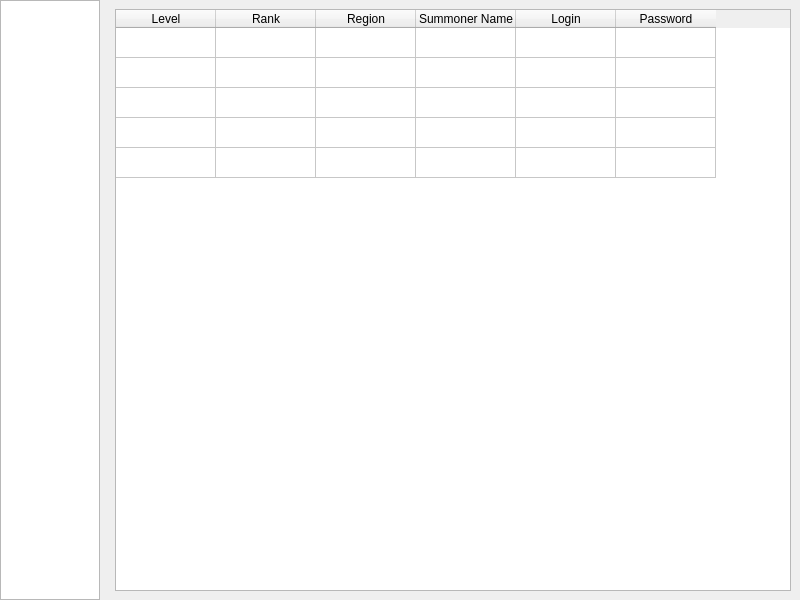
<?xml version="1.0" encoding="UTF-8"?>
<ui version="4.0">
 <class>MainWindow</class>
 <widget class="QMainWindow" name="MainWindow">
  <property name="geometry">
   <rect>
    <x>0</x>
    <y>0</y>
    <width>800</width>
    <height>600</height>
   </rect>
  </property>
  <property name="windowTitle">
   <string>Clave</string>
  </property>
  <widget class="QWidget" name="centralwidget">
   <layout class="QHBoxLayout" name="horizontalLayout_3">
    <property name="leftMargin">
     <number>0</number>
    </property>
    <property name="topMargin">
     <number>0</number>
    </property>
    <property name="rightMargin">
     <number>0</number>
    </property>
    <property name="bottomMargin">
     <number>0</number>
    </property>
    <item>
     <widget class="QListWidget" name="listWidget">
      <property name="sizePolicy">
       <sizepolicy hsizetype="Fixed" vsizetype="Minimum">
        <horstretch>0</horstretch>
        <verstretch>0</verstretch>
       </sizepolicy>
      </property>
      <property name="maximumSize">
       <size>
        <width>100</width>
        <height>16777215</height>
       </size>
      </property>
     </widget>
    </item>
    <item>
     <widget class="QWidget" name="widget" native="true">
      <layout class="QVBoxLayout" name="verticalLayout_2">
       <item>
        <widget class="QTableWidget" name="accountList">
         <property name="rowCount">
          <number>5</number>
         </property>
         <property name="columnCount">
          <number>6</number>
         </property>
         <attribute name="verticalHeaderVisible">
          <bool>false</bool>
         </attribute>
         <attribute name="verticalHeaderHighlightSections">
          <bool>false</bool>
         </attribute>
         <row/>
         <row/>
         <row/>
         <row/>
         <row/>
         <column>
          <property name="text">
           <string>Level</string>
          </property>
         </column>
         <column>
          <property name="text">
           <string>Rank</string>
          </property>
         </column>
         <column>
          <property name="text">
           <string>Region</string>
          </property>
         </column>
         <column>
          <property name="text">
           <string>Summoner Name</string>
          </property>
         </column>
         <column>
          <property name="text">
           <string>Login</string>
          </property>
         </column>
         <column>
          <property name="text">
           <string>Password</string>
          </property>
         </column>
        </widget>
       </item>
      </layout>
     </widget>
    </item>
   </layout>
  </widget>
 </widget>
 <resources/>
 <connections/>
</ui>
